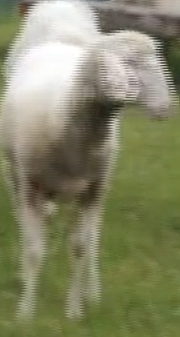
#> input picture case_failed/failed_but_unexpected/assets/template_2.png, 180 x 337 px
$ python run_failed_unexpected_2.py
#> lines starting #> are read from the running program, lines starting #| are printed output that depends on the picture; pictures that were not available may be replaced by others from this repository, and a replacement may not be noted
### utils/common.py
## CI 7204 Image Processing and Analytics 2/2568
## Challenge 2: Object Detection with Feature Point Matching
## Shared utility — imported by all case scripts

import os
import numpy as np
import cv2

# Colors for each detected instance (BGR)
INSTANCE_COLORS = [
    (0, 255, 0),    # green   — instance 1
    (0, 0, 255),    # red     — instance 2
    (255, 0, 0),    # blue    — instance 3
    (0, 255, 255),  # yellow  — instance 4
    (255, 0, 255),  # magenta — instance 5
]


# ---------------------------------------------------------------------------
# Multi-instance detector: Iterative Homography
# Returns list of dst_pts quads (one per found instance)
# ---------------------------------------------------------------------------
# [86 lines left out: functions detect_all_instances, overlayImage, not called in this run]


# ---------------------------------------------------------------------------
# Helper: create feature detector
# ---------------------------------------------------------------------------
def create_detector(choice, sift_params=None):
    if choice == 1:
        params = sift_params or {}
        return cv2.SIFT_create(**params), "SIFT"
    if choice == 2:
        if not hasattr(cv2, "xfeatures2d"):
            print("[ERROR] SURF is not available in this OpenCV build.")
            return None, None
        return cv2.xfeatures2d.SURF_create(), "SURF"
    return cv2.ORB_create(), "ORB"


# ---------------------------------------------------------------------------
# Main detection pipeline
# ---------------------------------------------------------------------------
def run_detection(config):
    template_path     = config["TEMPLATE_PATH"]
    video_path        = config["VIDEO_PATH"]
    output_path       = config["OUTPUT_PATH"]
    feature_choice    = config.get("FEATURE_CHOICE", 1)
    sift_params       = config.get("SIFT_PARAMS", None)
    min_match_count   = config.get("MIN_MATCH_COUNT", 10)
    ratio_test        = config.get("RATIO_TEST", 0.75)
    ransac_threshold  = config.get("RANSAC_THRESHOLD", 5.0)
    wait_ms           = config.get("WAIT_MS", 30)
    draw_choice       = config.get("DRAW_CHOICE", 1)
    case_type         = config.get("CASE_TYPE", "unknown")
    case_number       = config.get("CASE_NUMBER", 0)
    target_object     = config.get("TARGET_OBJECT", "N/A")
    description       = config.get("DESCRIPTION", "N/A")
    failure_analysis  = config.get("FAILURE_ANALYSIS", None)

    # --- Print case summary --------------------------------------------------
    print(f"\n{'='*65}")
    print(f"  CASE : {case_type.upper()} #{case_number}")
    print(f"  TARGET   : {target_object}")
    print(f"  DESC     : {description}")
    print(f"  PARAMS   : MIN_MATCH={min_match_count} | RATIO={ratio_test} | RANSAC={ransac_threshold}")
    if sift_params:
        print(f"  SIFT     : {sift_params}")
    if failure_analysis:
        print(f"  EXPECTED FAILURE: {failure_analysis}")
    print(f"{'='*65}\n")

    # --- Load template -------------------------------------------------------
    template_bgr = cv2.imread(template_path)
#> template_bgr is the input picture: shape (337, 180, 3); mean B, G, R 103.6, 134.4, 133
    if template_bgr is None:
        print(f"[ERROR] Cannot open template: {template_path}")
        print("        -> Put your template image in the assets/ folder.")
        return
    template_gray = cv2.cvtColor(template_bgr, cv2.COLOR_BGR2GRAY)
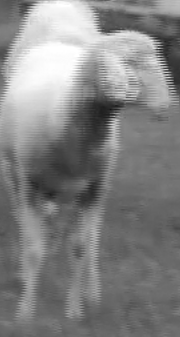
#> template_gray: shape (337, 180); min 19, max 255, mean 130.5

    # --- Load video ----------------------------------------------------------
    capture = cv2.VideoCapture(video_path)
    if not capture.isOpened():
        print(f"[ERROR] Cannot open video: {video_path}")
        print("        -> Put your video file in the assets/ folder.")
        return

    # --- Create detector & compute template descriptors ----------------------
    detector, detector_name = create_detector(feature_choice, sift_params)
    if detector is None:
        capture.release()
        return

    template_kps, template_descs = detector.detectAndCompute(template_gray, None)
#> template_kps = 1245 keypoints; strongest (x, y, size): (96, 110, 30.6), (158, 47, 1.2), (109, 22, 16.8), (167, 75, 1.3)
    if template_descs is None or len(template_kps) == 0:
        print("[ERROR] No keypoints found in template image.")
        print("        -> Use a template with richer texture/pattern.")
        capture.release()
        return

    print(f"Template keypoints: {len(template_kps)}")
#| Template keypoints: 1245

    # --- FLANN matcher -------------------------------------------------------
    FLANN_INDEX_KDTREE = 0
    FLANN_INDEX_LSH    = 6
    if feature_choice in [1, 2]:
        index_params = dict(algorithm=FLANN_INDEX_KDTREE, trees=5)
    else:
        index_params = dict(algorithm=FLANN_INDEX_LSH,
                            table_number=6, key_size=12, multi_probe_level=1)
    search_params = dict(checks=50)
    flann = cv2.FlannBasedMatcher(index_params, search_params)

    # --- Video writer --------------------------------------------------------
    frame_w = int(capture.get(cv2.CAP_PROP_FRAME_WIDTH))
    frame_h = int(capture.get(cv2.CAP_PROP_FRAME_HEIGHT))
    fps     = capture.get(cv2.CAP_PROP_FPS)
    if fps <= 0:
        fps = 20.0

    os.makedirs(os.path.dirname(output_path), exist_ok=True)
    fourcc = cv2.VideoWriter_fourcc(*"mp4v")
    writer = cv2.VideoWriter(output_path, fourcc, fps, (frame_w, frame_h))
    if not writer.isOpened():
        print(f"[ERROR] Cannot write output video: {output_path}")
        capture.release()
        return

    print(f"Detector : {detector_name} + FLANN + RANSAC")
    print(f"Output   : {output_path}")
    print("Press ESC to stop early.\n")

    multi_detect = config.get("MULTI_DETECT", False)
    max_detections = config.get("MAX_DETECTIONS", 5)

    frame_count  = 0
    detect_count = 0

    # --- Main processing loop ------------------------------------------------
    while True:
        ret, cam_bgr = capture.read()
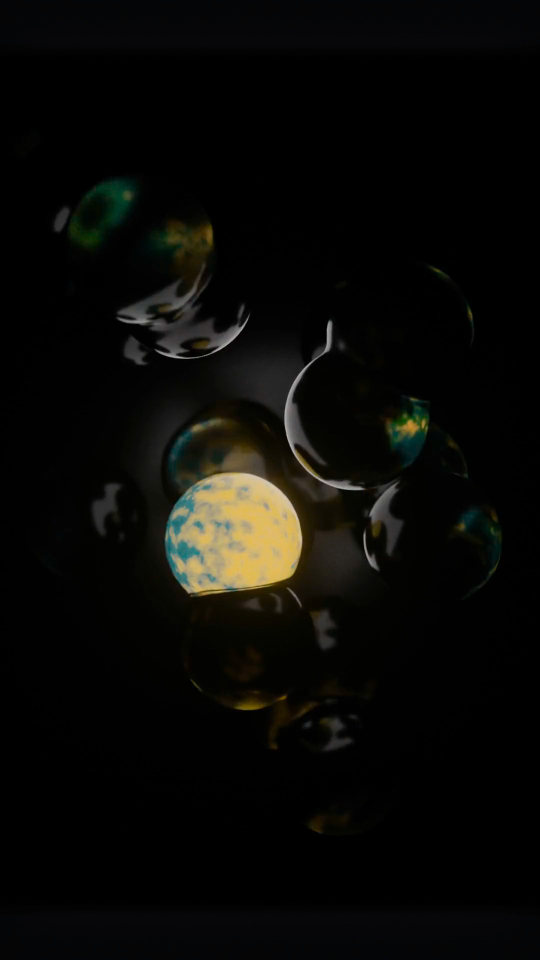
#> input picture frame 30 of case_failed/failed_as_expected/assets/video_1.mp4, 1080 x 1920 px, given in place of video_2.mp4, which was not available (shown at 1/2 size)
#> cam_bgr is the input picture: shape (1920, 1080, 3); mean B, G, R 6.8, 9.5, 9.8
        if not ret or cam_bgr is None:
            print("End of video.")
            break

        frame_count += 1
        cam_gray = cv2.cvtColor(cam_bgr, cv2.COLOR_BGR2GRAY)
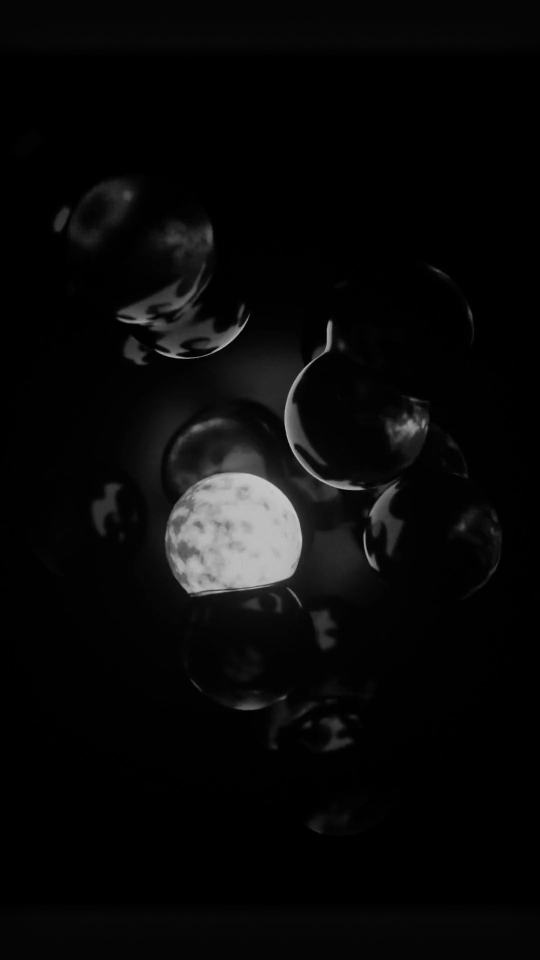
#> cam_gray: shape (1920, 1080) (shown at 1/2 size); min 0, max 204, mean 9.3
        cam_kps, cam_descs = detector.detectAndCompute(cam_gray, None)
#> cam_kps = 1356 keypoints; strongest (x, y, size): (362, 715, 3.3), (659, 653, 9.9), (619, 727, 3.3), (615, 732, 3.6)

        homoResult  = cam_bgr.copy()
        goodMatches = []
        matchesMask = None
        detected    = False

        if cam_descs is not None and len(cam_kps) > 0:

            # ================================================================
            # MULTI-DETECT MODE: Iterative Homography
            # ================================================================
            if multi_detect:
                found_boxes = detect_all_instances(
                    template_kps, template_descs, template_gray,
                    cam_kps, cam_descs, flann, config
                )
                for i, dst_pts in enumerate(found_boxes):
                    color = INSTANCE_COLORS[i % len(INSTANCE_COLORS)]
                    homoResult = cv2.polylines(
                        homoResult, [np.int32(dst_pts)],
                        True, color, 2, cv2.LINE_AA
                    )
                    # Label each instance
                    cx = int(dst_pts[:, 0, 0].mean())
                    cy = int(dst_pts[:, 0, 1].mean())
                    cv2.putText(homoResult, f"#{i+1}",
                                (cx - 10, cy), cv2.FONT_HERSHEY_SIMPLEX,
                                0.7, color, 2)
                if found_boxes:
                    detected = True
                    detect_count += 1
                status_text  = f"DETECTED {len(found_boxes)} object(s)" if found_boxes \
                               else f"NOT DETECTED (0/{min_match_count})"
                status_color = (0, 255, 0) if found_boxes else (0, 0, 255)

            # ================================================================
            # SINGLE-DETECT MODE: standard pipeline
            # ================================================================
            else:
                matches = flann.knnMatch(template_descs, cam_descs, k=2)
#> matches = 1245 matches
                for mn in matches:
                    if len(mn) == 2:
                        m, n = mn[0], mn[1]
                        if m.distance < ratio_test * n.distance:
                            goodMatches.append(m)
#> after the loop, goodMatches = 19 matches

                if len(goodMatches) >= min_match_count:
                    template_pts = np.float32(
                        [template_kps[m.queryIdx].pt for m in goodMatches]
                    ).reshape(-1, 1, 2)
#> template_pts = 19 rows, first 8: [27.93, 44.57], [29.12, 277.3], [37.95, 13.88], [38.52, 171.5], [54.38, 194.5], [54.51, 249.3], [58.53, 273.7], [64.58, 223.5]
                    cam_pts = np.float32(
                        [cam_kps[m.trainIdx].pt for m in goodMatches]
                    ).reshape(-1, 1, 2)
#> cam_pts = 19 rows, first 8: [591.4, 1124.6], [996.5, 1122.6], [485.4, 984.7], [903, 877.7], [439.4, 692.3], [380.2, 952.6], [491.3, 977.8], [935, 953.8]
                    H, mask = cv2.findHomography(
                        template_pts, cam_pts, cv2.RANSAC, ransac_threshold
                    )
#> H = [[7.37, -37.16, 504.2], [7.82, -48.89, 924.1], [0.012, -0.0651, 1]]; mask = 19 values, max 1 at index 2, min 0 at index 0, mean 0.263
                    if H is not None and mask is not None:
                        matchesMask = mask.ravel().tolist()
#> matchesMask = [0, 0, 1, 0, 0, 0, 0, 0, 0, 1, 0, 1, 0, 0, 1, 0, 0, 0, 1]
                        h, w = template_gray.shape[:2]
#> h = 337; w = 180
                        src_pts = np.float32(
                            [[0, 0], [0, h-1], [w-1, h-1], [w-1, 0]]
                        ).reshape(-1, 1, 2)
#> src_pts = [[0, 0], [0, 336], [179, 336], [179, 0]]
                        dst_pts = cv2.perspectiveTransform(src_pts, H)
#> dst_pts = [[504.2, 924.1], [574.2, 742.9], [569.3, 753], [581, 740.4]]
                        if draw_choice in [1, 3]:
                            homoResult = cv2.polylines(
                                homoResult, [np.int32(dst_pts)],
                                True, (0, 255, 0), 2, cv2.LINE_AA
                            )
                        detected = True
                        detect_count += 1

                status_text  = f"DETECTED ({len(goodMatches)} matches)" if detected \
                               else f"NOT DETECTED ({len(goodMatches)}/{min_match_count})"
#> status_text = 'DETECTED (19 matches)'
                status_color = (0, 255, 0) if detected else (0, 0, 255)

        else:
            status_text  = f"NOT DETECTED (no keypoints)"
            status_color = (0, 0, 255)

        # --- Overlay status text on frame ------------------------------------
        cv2.putText(homoResult, status_text,
                    (10, 30), cv2.FONT_HERSHEY_SIMPLEX, 0.7, status_color, 2)
        mode_label = "MULTI" if multi_detect else "SINGLE"
        cv2.putText(homoResult,
                    f"{case_type.upper()} #{case_number} | {detector_name}+FLANN+RANSAC [{mode_label}]",
                    (10, frame_h - 10), cv2.FONT_HERSHEY_SIMPLEX, 0.45, (255, 255, 0), 1)
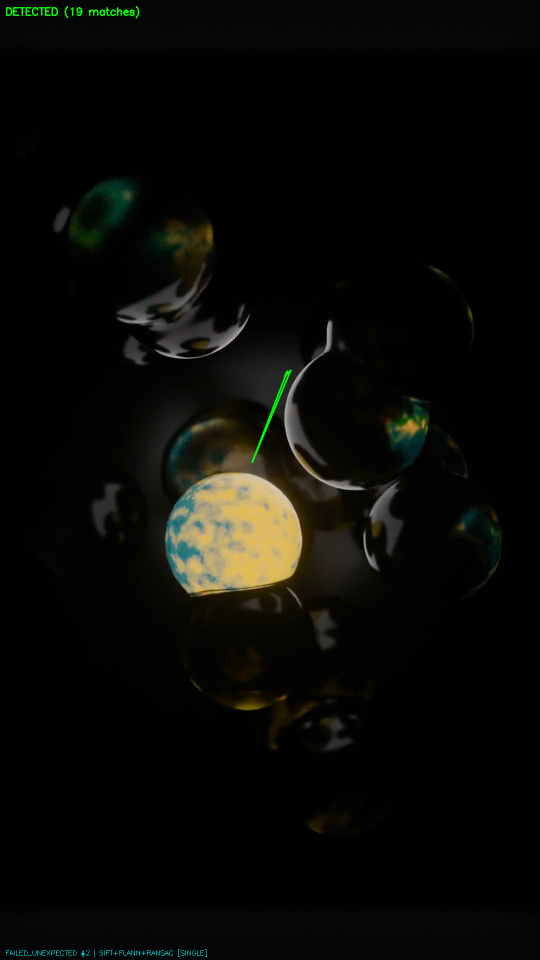
#> homoResult: shape (1920, 1080, 3) (shown at 1/2 size); mean B, G, R 6.9, 10, 9.8

        # --- Draw feature matches (single mode only) -------------------------
        win_title = f"{case_type.upper()} #{case_number}"
        cv2.imshow(f"{win_title} - Detection", homoResult)

        if not multi_detect:
            draw_params = dict(
                matchColor=(0, 255, 0),
                singlePointColor=(255, 0, 0),
                matchesMask=matchesMask,
                flags=cv2.DRAW_MATCHES_FLAGS_DRAW_RICH_KEYPOINTS,
            )
#> draw_params = {'matchColor': (0, 255, 0), 'singlePointColor': (255, 0, 0), 'matchesMask': [0, 0, 1, 0, 0, 0, 0, 0, 0, 1, 0, 1, 0, 0, 1, 0, 0, 0, 1], 'flags': 4}
            matchResult = cv2.drawMatches(
                template_bgr, template_kps,
                cam_bgr, cam_kps if cam_kps else [],
                goodMatches, None, **draw_params
            )
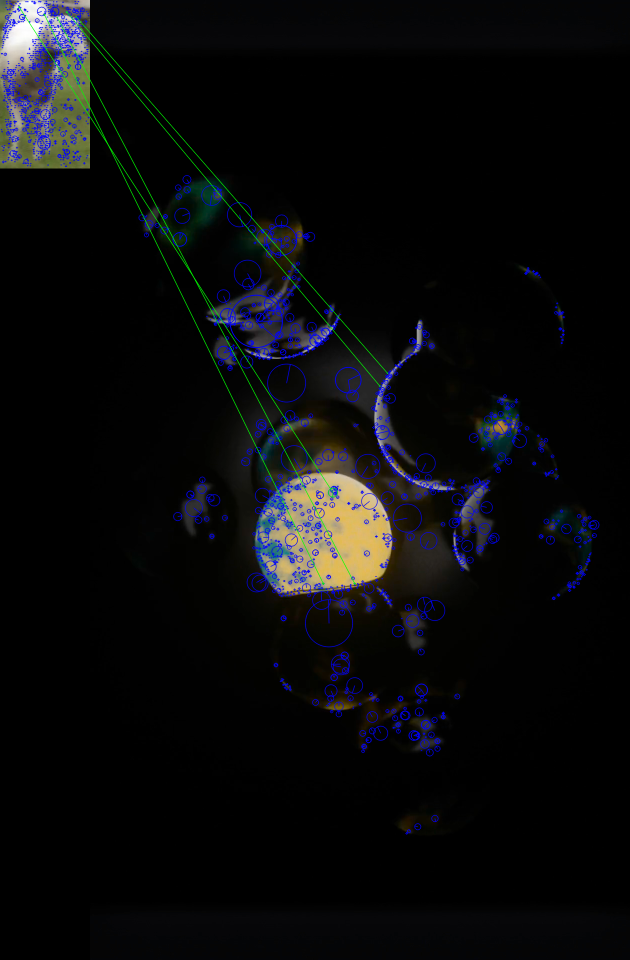
#> matchResult: shape (1920, 1260, 3) (shown at 1/2 size); mean B, G, R 11.9, 10.8, 10.3
            cv2.imshow(f"{win_title} - Matches", matchResult)

        writer.write(homoResult)

        if cv2.waitKey(wait_ms) == 27:
#> (key Esc is pressed here)
            print("ESC pressed — stopping early.")
            break

    # --- Summary -------------------------------------------------------------
    rate = (detect_count / frame_count * 100) if frame_count > 0 else 0.0
    print(f"\n--- Result Summary ---")
    print(f"Total frames   : {frame_count}")
    print(f"Detected frames: {detect_count}  ({rate:.1f}%)")
    print(f"Output saved   : {output_path}")
    if failure_analysis and rate < 30:
        print(f"[ANALYSIS] Detection rate {rate:.1f}% — consistent with expected failure.")
        print(f"           Reason: {failure_analysis}")

    cv2.destroyAllWindows()
    writer.release()
    capture.release()

### case_failed/failed_but_unexpected/run_failed_unexpected_2.py
## CI 7204 Image Processing and Analytics 2/2568
## Challenge 2 — FAILED BUT UNEXPECTED  #2
## ============================================================
## Target Object  : Single white sheep in a moving flock
## Template Source: Close-up photo of one white sheep (slightly blurry, full body)
## Video Source   : Outdoor flock of 20+ white sheep grazing and walking
## Why thought ok : Sheep has fluffy white wool — expected texture-rich surface for SIFT
## Why it failed  : White wool = low texture + all sheep look identical → cannot track one individual
## Attempts made  : Tried 3 param sets below (all failed)
## ============================================================

import sys, os
sys.path.insert(0, os.path.join(os.path.dirname(__file__), '..', '..', 'utils'))
from common import run_detection

BASE = os.path.dirname(__file__)

# Attempt 1: standard SIFT    → MIN=10, ratio=0.75, RANSAC=5.0
#   Result: Template keypoints ~30 only. match lines scatter across wrong sheep.
# Attempt 2: sensitive SIFT   → MIN=8,  ratio=0.78, RANSAC=8.0, contrastThreshold=0.02
#   Result: Slightly more keypoints but bounding box jumps between sheep every frame.
# Attempt 3: most aggressive  → MIN=5,  ratio=0.82, RANSAC=12.0, contrastThreshold=0.01
#   Result: Detects "a sheep" but wrong individual every frame — not stable tracking.

config = {
    "TEMPLATE_PATH": os.path.join(BASE, "assets", "template_2.png"),
    "VIDEO_PATH":    os.path.join(BASE, "assets", "video_2.mp4"),
    "OUTPUT_PATH":   os.path.join(BASE, "output", "output_failed_unexpected_2.mp4"),

    "FEATURE_CHOICE": 1,
    "SIFT_PARAMS": {
        "nfeatures": 0,
        "contrastThreshold": 0.01,   # very sensitive — wool is low contrast
        "edgeThreshold": 30,          # higher — try to catch body outline edges
        "sigma": 1.0,
    },

    "MIN_MATCH_COUNT": 5,            # bare minimum — template has very few keypoints
    "RATIO_TEST": 0.82,              # loosest — still fails
    "RANSAC_THRESHOLD": 12.0,        # very tolerant — non-rigid body movement

    "DRAW_CHOICE": 1,
    "WAIT_MS": 30,

    "CASE_TYPE": "failed_unexpected",
    "CASE_NUMBER": 2,
    "TARGET_OBJECT": "Single white sheep tracked in a moving flock of 20+ identical sheep",
    "DESCRIPTION": "Unexpected failure: white wool is low-texture + all sheep look identical → SIFT cannot track one individual",
    "FAILURE_ANALYSIS": (
        "White sheep wool appears texture-rich visually but is near-uniform in gradient space. "
        "SIFT relies on local gradient changes — wool has very few stable scale-space extrema. "
        "Three compounding failures: "
        "(1) Low texture: white wool gives <50 template keypoints — far too few for reliable matching. "
        "(2) No unique identity: all sheep in the flock are visually identical — SIFT descriptors "
        "from one sheep match every other sheep equally well, making it impossible to track a specific individual. "
        "(3) Non-rigid deformation: as the sheep walks, its body shape, leg position, and wool "
        "arrangement change continuously — Homography cannot model this non-rigid motion. "
        "Result: bounding box jumps randomly between different sheep each frame. "
        "Would need re-identification features (e.g., ear tag detection, color marking) or "
        "temporal tracking (Kalman filter / optical flow) rather than pure feature matching."
    ),
}

if __name__ == "__main__":
    run_detection(config)
